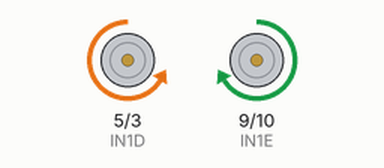
Recording of a sketch running on a simulated Arduino Uno, built with avr-gcc and run on an emulated ATmega328P. On the bench: motor-driver pin pairs drawn as motors (green arrow = first pin HIGH = forward, orange = second pin HIGH = backward, longer = more drive, scaled by the enable pin).

Above: at 0.2 s.
At 1.6 s:
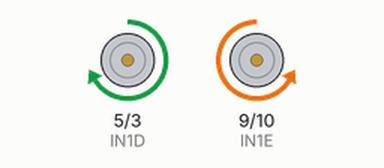
At 2.8 s:
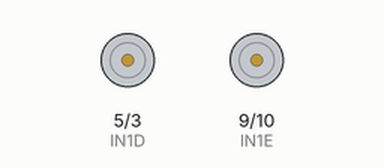
Timing chart, 0 to 4.3 s (numbered marks = the images above):
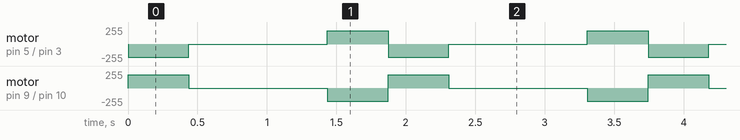

Measured:
- by itself, motor on pin 5 (IN1D) / pin 3 (IN2D): repeats every 1.9 s: stopped 1.0 s, forward 200/255 0.44 s, backward 200/255 0.44 s
- by itself, motor on pin 9 (IN1E) / pin 10 (IN2E): repeats every 1.9 s: stopped 1.0 s, backward 200/255 0.44 s, forward 200/255 0.44 s

The sketch:

gir.ino
```cpp
const int ENA = 11;
const int ENB = 6;

const int IN1E = 9;
const int IN2E = 10;

const int IN1D = 5;
const int IN2D =3 ;

const int wheel_size = 45;
const float cir_wheel = 3.14 * wheel_size;

const int robot_size = 100; //robot width
const float cir_robot = 3.14 * robot_size;

const float dist_to_turn = cir_robot/8;

const float voltes = dist_to_turn / wheel_size;

const float rps = 148/60;

const float segons = (voltes/rps)*1000;

void setup(){
  pinMode(ENA,OUTPUT);
  pinMode(ENB,OUTPUT);
  pinMode(IN1E,OUTPUT);
  pinMode(IN2E,OUTPUT);
  pinMode(IN1D,OUTPUT);
  pinMode(IN2D,OUTPUT);
}

void Gir_esquerra(){
	digitalWrite(IN1E,HIGH);
  	digitalWrite(IN2E,LOW);
  	digitalWrite(IN1D,LOW);
  	digitalWrite(IN2D,HIGH);
  	delay(segons);
  	digitalWrite(IN1E,LOW);
  	digitalWrite(IN2E,LOW);
  	digitalWrite(IN1D,LOW);
  	digitalWrite(IN2D,LOW);

}

void Gir_dreta(){
	digitalWrite(IN1E,LOW);
  	digitalWrite(IN2E,HIGH);
  	digitalWrite(IN1D,HIGH);
  	digitalWrite(IN2D,LOW);
  	delay(segons);
  	digitalWrite(IN1E,LOW);
  	digitalWrite(IN2E,LOW);
  	digitalWrite(IN1D,LOW);
  	digitalWrite(IN2D,LOW);

}

void loop(){//codi prova
 analogWrite(ENA,200);
 analogWrite(ENB,200);
 Gir_esquerra();
 delay(1000);
 Gir_dreta();
 analogWrite(ENA,20);
 analogWrite(ENB,20);

}
```
